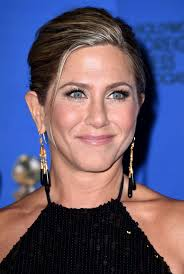
#> input picture Numpy and Math Modules Test/jennifer_aniston.jpeg, 184 x 274 px
$ python numpy_math_module_image_comparison.py
#> lines starting #> are read from the running program, lines starting #| are printed output that depends on the picture; after the words box and inside, x2 and y2 are one past the last pixel; in counts of white or black regions, pixels touching at a corner belong together; pictures that were not available may be replaced by others from this repository, and a replacement may not be noted
#############################################################################################
# The OS module in provides functions for interacting with the operating system.
#
# OS.walk() generate the file names in a directory tree by walking the tree.
#############################################################################################
import os
from os import walk

######################################################################################
# The Python module Pillow is the folk of PIL, the Python Imaging Library
# reference: https://pillow.readthedocs.io/en/3.0.x/index.html
######################################################################################
# This module is used to load images
from PIL import Image

######################################################################################
# The module NumPy is the fundamental package for scientific computing with Python.
# reference: https://docs.scipy.org/doc/numpy/
######################################################################################
import numpy as np

######################################################################################
# This module provides access to the mathematical functions defined by the C standard.
# reference: https://docs.python.org/3/library/math.html
######################################################################################
from math import *

######################################################################################
# This module provides functions that create iterators for efficient looping
# reference: https://docs.python.org/2/library/itertools.html
######################################################################################
from itertools import combinations_with_replacement

def get_image_files(directory_of_images):
    '''
    This function is designed to traverse a directory tree and extract all
    the image names contained in the directory.

    :param directory_of_images: the name of the target directory containing
           the images to be trained on.
    :return: list of images to be processed.
    '''
#> called with directory_of_images = 'female_headshots_with_earrings'
    images_to_process = []
    for (dirpath, dirnames, filenames) in walk(directory_of_images):
        for filename in filenames:
            accepted_extensions = ('.bmp', '.jpg', '.jpeg', '.png', '.tiff')
            if filename.endswith(accepted_extensions):
                images_to_process.append(os.path.join(dirpath, filename))
        return images_to_process

def get_percent_of_image_size(image, percent):
    h, w = image.size
    return (int(h * (percent/100)), int(w * (percent/100)))

def filter_by_threshold(imgsWithPercentList, threshold):
    filteredList = []
    for obj in imgsWithPercentList:
        image_one, image_two , percent = obj
        if int(percent) >= threshold:
            filteredList.append((image_one, image_two, percent))
    return filteredList

def normal_curve_function(variance , segment):
    points = []
    y_sum = 0
    if variance == 0:
        return [],0
    for x in range(33, 96, 62//segment):
        y = pow(np.exp(1), - pow(x - 50, 2) / (2 * variance) ) /sqrt(2 * np.pi * variance)
        points.append((x,y))
        y_sum += y
        points.reverse()
    return points, y_sum

def pre_process_images(image_one, image_two, additionalResize = False, maxImageSize = 1000):
    lowerBoundSize = (min(image_one.size[0], image_two.size[0]), min(image_one.size[1], image_two.size[1]))
    image_one = image_one.resize(lowerBoundSize, resample=Image.LANCZOS)
    image_two = image_two.resize(lowerBoundSize, resample=Image.LANCZOS)
    if max(image_one.size) > maxImageSize and additionalResize:
        resizeFactor = maxImageSize / max(image_one.size)
        image_one = image_one.resize((int (lowerBoundSize[0] * resizeFactor), int (lowerBoundSize[1] * resizeFactor)), resample=Image.LANCZOS)
        image_two = image_two.resize((int (lowerBoundSize[0] * resizeFactor), int (lowerBoundSize[1] * resizeFactor)), resample=Image.LANCZOS)
    return image_one, image_two

def get_ssim_similarity(image_one_name, image_two_name, windowSize = 7, dynamicRange = 255):
    '''
    The Structural Similarity Index (SSIM) is a method for measuring the similarity between two images.
    The SSIM index can be viewed as a quality measure of one of the images being compared, provided the
    other image is regarded as of perfect quality.

    :param image_one_name: primary image to evaluate against a secondary image
    :param image_two_name: secondary image to evaluate against the primary image
    :param windowSize:
    :param dynamicRange:
    :return:  computational score and image names
    '''
#> called with image_one_name = 'jennifer_aniston.jpeg', image_two_name = '_only/jennifer_aniston.jpeg', windowSize = 7, dynamicRange = 255
    image_one = Image.open(f'{image_one_name}')
#> image_one is the input picture: PIL image 184x274 RGB; mean R, G, B 95.6, 87.4, 114.1
    image_two = Image.open(f'{image_two_name}')

    if min(list(image_one.size) + list(image_two.size)) < 7:
        raise Exception ("One of the images was too small to process uing the SSIM approach")
    image_one, image_two = pre_process_images(image_one, image_two, True)
    image_one, image_two = image_one.convert('I'), image_two.convert('I')
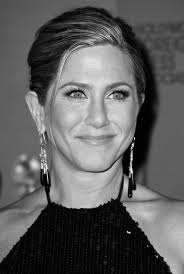
#> image_one: PIL image 184x274 I; min 0, max 253, mean 92.9
    c1 = (dynamicRange * 0.01) ** 2
    c2 = (dynamicRange * 0.03) ** 2
    pixelLength = windowSize ** 2
    ssim = 0.0
    adjustedWidth = image_one.size[0] // windowSize * windowSize
#> adjustedWidth = 182
    adjustedHeight = image_one.size[1] // windowSize * windowSize
#> adjustedHeight = 273
    for i in range(0, adjustedWidth, windowSize):
        for j in range(0, adjustedHeight, windowSize):
            cropBox = (i, j, i + windowSize, j + windowSize)
            window1 = image_one.crop(cropBox)
            window2 = image_two.crop(cropBox)
            npWindow1, npWindow2 = np.array(window1).flatten(), np.array(window2).flatten()
            npVar1, npVar2 = np.var(npWindow1), np.var(npWindow2)
            npAvg1, npAvg2 = np.average(npWindow1), np.average(npWindow2)
            cov = (np.sum(npWindow1 * npWindow2) - (np.sum(npWindow1) * np.sum(window2) / pixelLength)) / pixelLength
            ssim += ((2.0 * npAvg1 * npAvg2 + c1) * (2.0 * cov + c2)) / ((npAvg1 ** 2 + npAvg2 ** 2 + c1) * (npVar1 + npVar2 + c2))
#> after the loop, ssim = 1014
    similarityPercent = (ssim * pixelLength / (adjustedHeight * adjustedWidth)) * 100
#> similarityPercent = 100
    return (image_one_name, image_two_name, round(similarityPercent, 2))

def hamming_image_resizing(image_one, image_two, resizeFactor):
    image_one = image_one.resize(get_percent_of_image_size(image_one, resizeFactor), resample=Image.BILINEAR)
    image_two = image_two.resize(get_percent_of_image_size(image_two, resizeFactor), resample=Image.BILINEAR)
    # convert returns a converted copy of the image
    # the convert('I') mode returns a 32-bit signed integer pixels
    # reference: https://pillow.readthedocs.io/en/4.2.x/reference/Image.html#PIL.Image.Image.convert
    # reference: https://pillow.readthedocs.io/en/4.2.x/handbook/concepts.html#concept-modes
    image_one = image_one.convert('I')
    image_two = image_two.convert('I')
    np_image_one = np.array(image_one)
    np_image_two = np.array(image_two)
    return np_image_one, np_image_two

def get_hamming_similarity(image_one_name, image_two_name):
    '''
    The Hamming distance is a method that can be used to measure the similarity between two images.
    Given two (normally binary) vectors, the Hamming distance measures the number of 'disagreements'
    between the two vectors. Two identical vectors would have zero disagreements, and thus perfect
    similarity.

    :param image_one_name: primary image to evaluate against a secondary image
    :param image_two_name: secondary image to evaluate against the primary image
    :return: computational score and image names
    '''
#> called with image_one_name = 'jennifer_aniston.jpeg', image_two_name = '_only/jennifer_aniston.jpeg'
    image_one = Image.open(f'{image_one_name}')
    image_two = Image.open(f'{image_two_name}')
    origSize = min(image_one.size[0], image_two.size[0]) * min(image_one.size[1], image_two.size[1])
#> origSize = 50416
    image_one, image_two = pre_process_images(image_one, image_two)
    assert image_one.size[0] * image_one.size[1] == origSize
    cumulativeSimilarityScore = 0
    samplePts, sampleSum = normal_curve_function(300, 10)
    for (resizeFactor, factorWeightage) in samplePts:
        np_image_one, np_image_two = hamming_image_resizing(image_one, image_two, resizeFactor)
        if (np_image_one.size / origSize < 0.1) or (np_image_two.size / origSize < 0.1):
            for (x, y) in samplePts:
                if x <= resizeFactor:
                    sampleSum -= y
                    samplePts.remove((x, y))
        else:
            np_gradient_one = np.diff(np_image_one) > 1
            np_gradient_two = np.diff(np_image_two) > 1
            currentSimilarityScore = (np.count_nonzero(np.logical_not(np.logical_xor(np_gradient_one, np_gradient_two)))/np_gradient_one.size)
            weightedSimilarityScore = factorWeightage * currentSimilarityScore
            cumulativeSimilarityScore += weightedSimilarityScore
#> this loop made 11 passes
#> (weightedSimilarityScore, cumulativeSimilarityScore) on passes 1 to 11: (0.00106, 0.00106), (0.00464, 0.0057), (0.0126, 0.0183), (0.0212, 0.0395), (0.0221, 0.0616), (0.0142, 0.0759), (0.0188, 0.0947), (0.023, 0.118), (0.0174, 0.135), (0.00813, 0.143), (0.00235, 0.146)
#> pass 1, in get_hamming_similarity, `np_gradient_one = np.diff(np_image_one) > 1`:
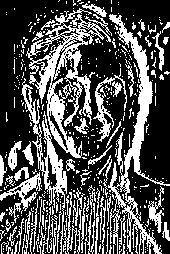
#> np_gradient_one: shape (254, 170) bool; 33% white; 446 white regions (383 under 20 px), largest, box (x1, y1, x2, y2) and area: (26, 8, 111, 158) 3354, (108, 14, 170, 254) 2981, (21, 78, 67, 254) 1351
#> pass 2, in hamming_image_resizing (call 2), `image_one = image_one.resize(get_percent_of_image_size(image_one, resi..`:
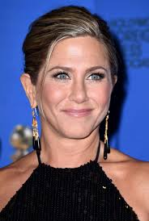
#> image_one: PIL image 149x221 RGB; mean R, G, B 95.6, 87.3, 114.1
#> after the loop:
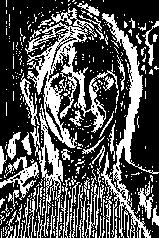
#> np_gradient_one: shape (238, 159) bool; 33.2% white; 431 white regions (371 under 20 px), largest, box (x1, y1, x2, y2) and area: (25, 7, 118, 148) 3341, (101, 13, 159, 238) 2449, (30, 104, 63, 238) 1061
#> after the loop:
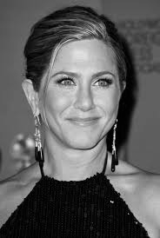
#> np_image_one: shape (238, 160) int32; min 0, max 226, mean 92.9
#> after the loop, cumulativeSimilarityScore = 0.146; samplePts = [(93, 0.00106), (81, 0.00464), (69, 0.0126), (57, 0.0212), (45, 0.0221), (33, 0.0142), (39, 0.0188), (51, 0.023), (63, 0.0174), (75, 0.00813), (87, 0.00235)]; sampleSum = 0.146
    averageSimilarityScore = (cumulativeSimilarityScore / sampleSum) * 100
#> averageSimilarityScore = 100
    return image_one_name, image_two_name, round(averageSimilarityScore, 2)


def process_image_similarity(image_filenames, approach, threshold):
    params = combinations_with_replacement(image_filenames, 2)
    similarity_percentage_ratio = []

    if approach == 'HAM':
        for (image_one, image_two) in params:
            result = get_hamming_similarity(image_one, image_two)
            similarity_percentage_ratio.append(result)
    elif approach == 'SIM':
        for (image_one, image_two) in params:
            result = get_ssim_similarity(image_one, image_two)
            similarity_percentage_ratio.append(result)

    final_results = filter_by_threshold(similarity_percentage_ratio, threshold)
    return final_results


target_image  = 'jennifer_aniston.jpeg'
image_directory = 'female_headshots_with_earrings'

images = get_image_files(image_directory)

ssim_results = []
hamming_results = []

for image in images:
    ssim = get_ssim_similarity(target_image, image)
    ssim_results.append(ssim)

    hamming = get_hamming_similarity(target_image, image)
    hamming_results.append(hamming)

ssim_results.sort(key = lambda tup: tup[2:2])
print ('##################################################')
print ('STRUCTURAL SIMILARITY (SSIM) RESULTS')
print ('##################################################')
for item in ssim_results:
    original_image = item[0]
    compare_image = item[1]
    computational_score = item[2]
    if computational_score == 100.0:
        print(f'identical images. similarity score: {computational_score} images evaluated: {original_image} -- {compare_image}')
    elif computational_score < 21.0:
        print(f'similar images. similarity score: {computational_score} images evaluated: {original_image} -- {compare_image}')
    elif computational_score > 21.0:
        print(f'dissimilar images. similarity score: {computational_score} images evaluated: {original_image} -- {compare_image}')
#> this loop made 1 pass
#> (original_image, computational_score) on pass 1: ('jennifer_aniston.jpeg', 100)
#| identical images. similarity score: 100.0 images evaluated: jennifer_aniston.jpeg -- _only/jennifer_aniston.jpeg

print ('\n')

hamming_results.sort(key = lambda tup: tup[2:2])
print ('##################################################')
print ('HAMMING DISTANCE RESULTS')
print ('##################################################')
for item in hamming_results:
    original_image = item[0]
    compare_image = item[1]
    computational_score = item[2]
    if computational_score == 100.0:
        print(f'identical images. similarity score: {computational_score} images evaluated: {original_image} -- {compare_image}')
    elif computational_score < 50.0:
        print(f'similar images. similarity score: {computational_score} images evaluated: {original_image} -- {compare_image}')
    elif computational_score > 50.0:
        print(f'dissimilar images. similarity score: {computational_score} images evaluated: {original_image} -- {compare_image}')


# This section compares all the images in the control set
similarity_results = []
# HAM = Hamming distance
# SIM = Structural Similarity Index (SSIM)
# the threshold float is adjustable
results = process_image_similarity(images, 'HAM', 0.5)
#> the loop in get_hamming_similarity (call 2), `for (resizeFactor, factorWeightage) in samplePts:` made 11 passes
#> pass 2, in get_hamming_similarity (call 2), `np_gradient_one = np.diff(np_image_one) > 1`:
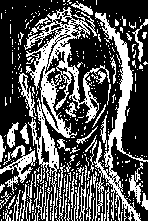
#> np_gradient_one: shape (221, 148) bool; 34% white; 368 white regions (309 under 20 px), largest, box (x1, y1, x2, y2) and area: (24, 7, 110, 221) 3930, (94, 12, 148, 221) 2228, (0, 145, 36, 194) 509
#> pass 3, in hamming_image_resizing (call 14), `image_one = image_one.convert('I')`:
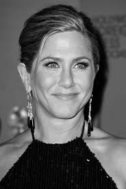
#> image_one: PIL image 126x189 I; min 0, max 226, mean 92.9
#> after the loop in get_hamming_similarity (call 2), `for (resizeFactor, factorWeightage) in samplePts:`: cumulativeSimilarityScore = 0.146
#> the loop in filter_by_threshold, `for obj in imgsWithPercentList:` made 1 pass
#> after the loop in filter_by_threshold, `for obj in imgsWithPercentList:`: filteredList = 1 item
#> results = 1 item
for item in results:
    similarity_results.append(item)
#> this loop made 1 pass
#> after the loop, similarity_results = 1 item

print ('\n')

similarity_results.sort(key = lambda tup: tup[2], reverse = True)
print ('##################################################')
print ('IMAGE SIMILARITY RESULTS - ALL IMAGES')
print ('##################################################')
for item in similarity_results:
    original_image = item[0]
    compare_image = item[1]
    computational_score = item[2]
    if computational_score == 100.0:
        print(f'identical images. similarity score: {computational_score} images evaluated: {original_image} -- {compare_image}')
    elif computational_score < 50.0:
        print(f'similar images. similarity score: {computational_score} images evaluated: {original_image} -- {compare_image}')
    elif computational_score > 50.0:
        print(f'dissimilar images. similarity score: {computational_score} images evaluated: {original_image} -- {compare_image}')
#> this loop made 1 pass
#| identical images. similarity score: 100.0 images evaluated: _only/jennifer_aniston.jpeg -- _only/jennifer_aniston.jpeg
